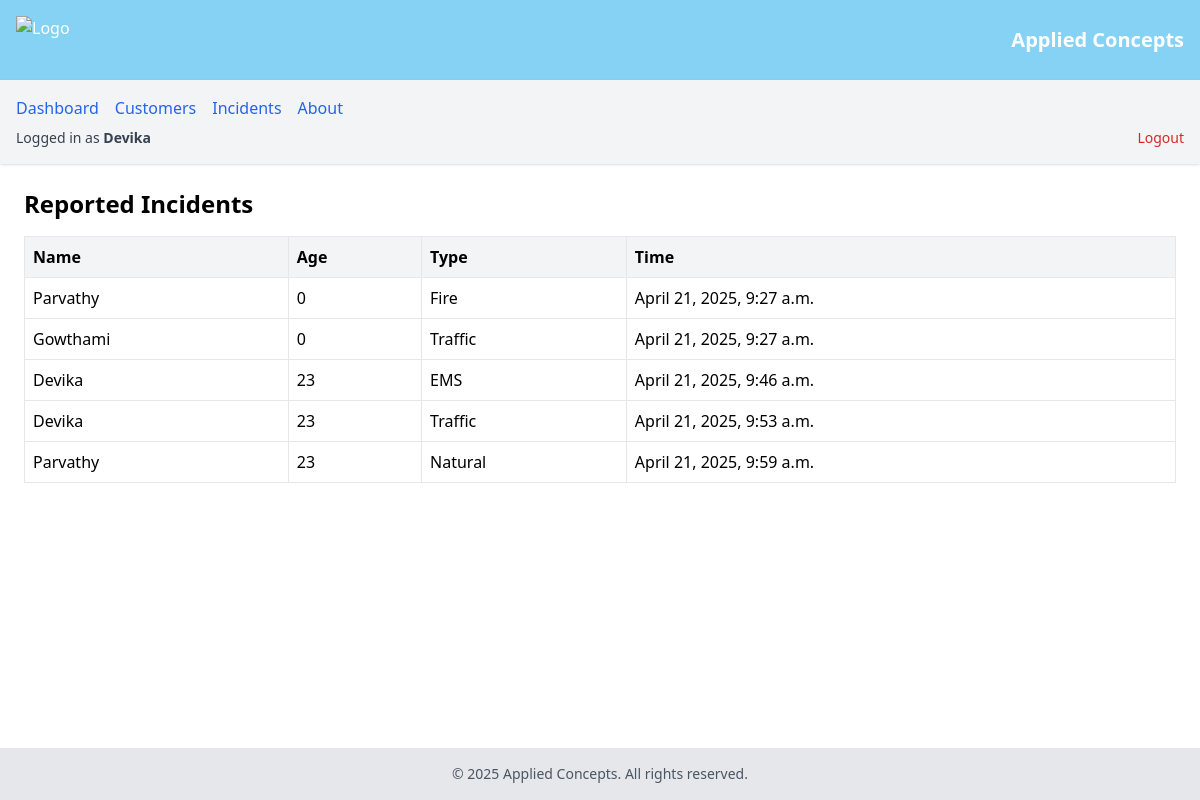
The page /customers/ (signed in) on the database its author committed.
### navmain/models.py (models this page shows, shortened)
class Incident(models.Model):
    INCIDENT_TYPES = [
        ('fire', 'Fire'),
        ('ems', 'EMS'),
        ('traffic', 'Traffic'),
        ('crime', 'Crime'),
        ('natural','Natural'),
    ]
    name = models.CharField(max_length=50)
    age = models.IntegerField(default=0)
    location = models.CharField(max_length=50)
    incident_type = models.CharField(max_length=10, choices=INCIDENT_TYPES)
    description = models.TextField()
    timestamp = models.DateTimeField(auto_now_add=True)

### navmain/views.py (the view)
# urls.py: path('customers/', views.customers, name='customers'),
@login_required
def customers(request):
    incidents = Incident.objects.all().order_by('timestamp')
    context = {
        "incidents": incidents
    }
    return render(request, 'navmain/customers.html', context=context)

### navmain/templates/navmain/customers.html (shortened to what this page needs)
{% extends 'navmain/base.html' %}
{% block content %}
<h2 class="text-2xl font-bold mb-4">Reported Incidents</h2>
<table class="min-w-full table-auto border-collapse border border-gray-300">
    <thead class="bg-gray-100">
        <tr>
            <th class="border p-2 text-left">Name</th>
            <th class="border p-2 text-left">Age</th>
            <th class="border p-2 text-left">Type</th>
            <th class="border p-2 text-left">Time</th>
        </tr>
    </thead>
    <tbody>
        {% for incident in incidents %}
        <tr>
            <td class="border p-2">{{ incident.name }}</td>
            <td class="border p-2">{{ incident.age }}</td>
            <td class="border p-2">{{ incident.get_incident_type_display }}</td>
            <td class="border p-2">{{ incident.timestamp }}</td>
        </tr>
        {% empty %}
        <tr>
            <td colspan="3" class="border p-2 text-center">No incidents yet.</td>
        </tr>
        {% endfor %}
    </tbody>
</table>
{% endblock %}

### navmain/templates/navmain/base.html (shortened to what this page needs)
<!DOCTYPE html>
<html lang="en">
<head>
    <script src="https://cdn.tailwindcss.com"></script>
</head>
<body class="flex flex-col min-h-screen">
    <header class="bg-sky-500/50 text-white p-4 flex items-center justify-between">
        <img src="https://www.freepnglogos.com/uploads/company-logo-png/company-logo-transparent-png-19.png" alt="Logo" class="h-12">
        <h1 class="text-xl font-bold">Applied Concepts</h1>
    </header>
    <nav class="bg-gray-100 shadow p-4">
        <ul class="flex space-x-4">
            <li><a href="{% url 'dashboard' %}" class="text-blue-600 hover:underline">Dashboard</a></li>
            <li><a href="{% url 'customers' %}" class="text-blue-600 hover:underline">Customers</a></li>
            <li><a href="{% url 'incidents' %}" class="text-blue-600 hover:underline">Incidents</a></li>
            <li><a href="{% url 'about' %}" class="text-blue-600 hover:underline">About</a></li>
        </ul>
        {% if request.user.is_authenticated %}
        			<div class="flex justify-between items-center mt-2 text-sm text-gray-700">
            			<span>
                			Logged in as <strong>{{ request.user.username }}</strong>
            			</span>
            			<form method="post" action="{% url 'logout' %}" class="inline">
                			<button type="submit" class="text-red-600 hover:underline">Logout</button>
            			</form>
        			</div>
        {% endif %}
    </nav>
    <main class="flex-grow p-6">
        {% block content %}
        {% endblock %}
    </main>
    <footer class="bg-gray-200 p-4 text-center text-sm text-gray-600">
        &copy; 2025 Applied Concepts. All rights reserved.
    </footer>
</body>
</html>

### rows shown on the page
Incident: name "Parvathy", age "0", incident_type "Fire", timestamp "April 21, 2025, 9:27 a.m."
Incident: name "Gowthami", age "0", incident_type "Traffic", timestamp "April 21, 2025, 9:27 a.m."
Incident: name "Devika", age "23", incident_type "EMS", timestamp "April 21, 2025, 9:46 a.m."
Incident: name "Devika", age "23", incident_type "Traffic", timestamp "April 21, 2025, 9:53 a.m."
Incident: name "Parvathy", age "23", incident_type "Natural", timestamp "April 21, 2025, 9:59 a.m."

### other values the page prints
{{ request.user.username }} "Devika"
